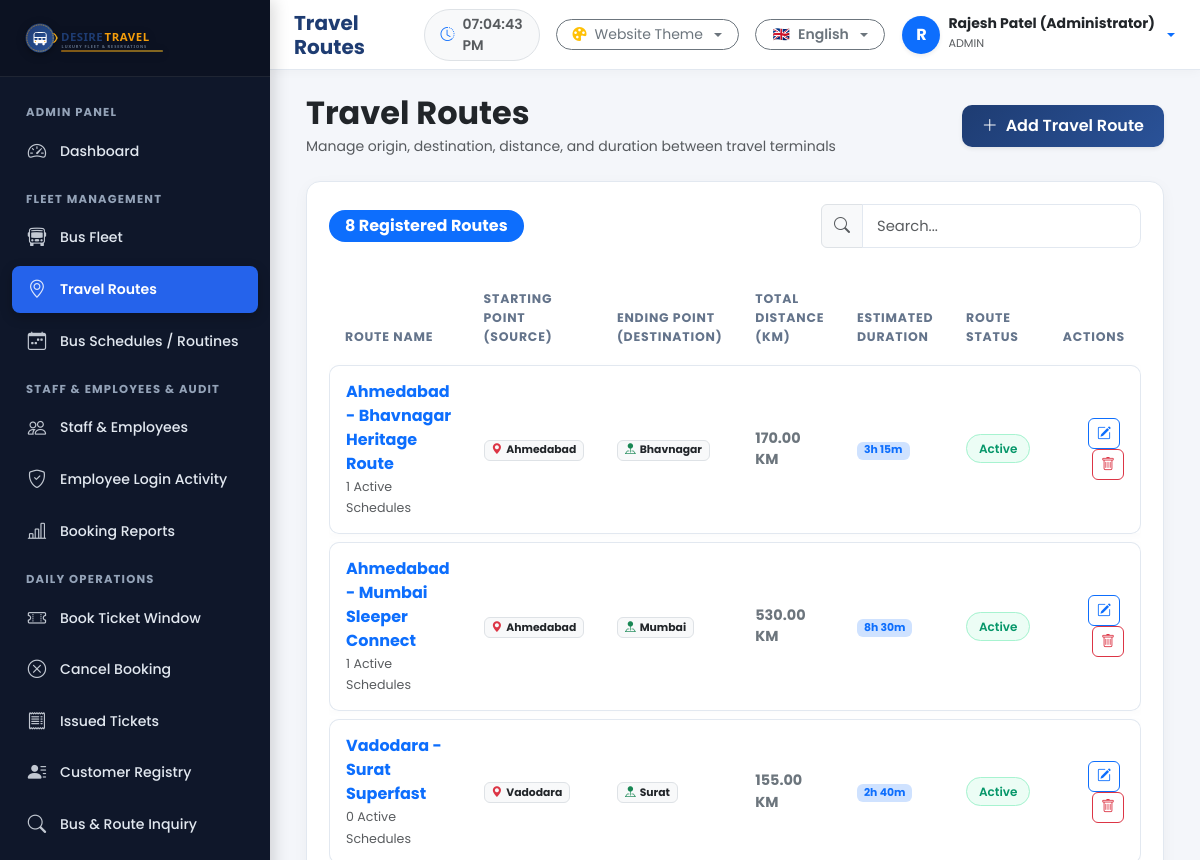
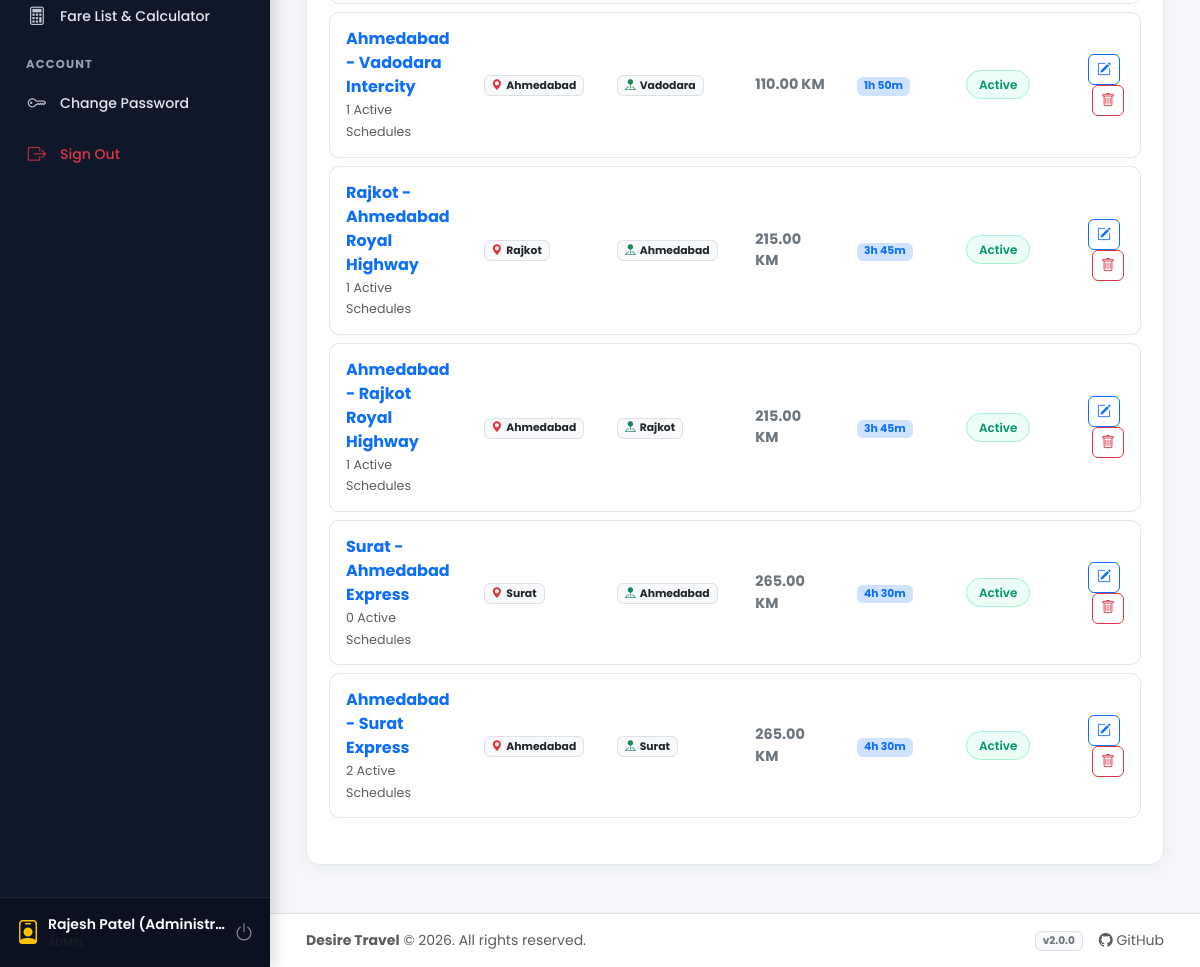
The page /admin/routes.php (signed in) on the database its author committed (2 pictures, top to bottom).
### tables this page shows
CREATE TABLE IF NOT EXISTS `routes` (
    `id` INT AUTO_INCREMENT PRIMARY KEY,
    `route_name` VARCHAR(150) NOT NULL UNIQUE,
    `start_point` VARCHAR(100) NOT NULL,
    `end_point` VARCHAR(100) NOT NULL,
    `distance_km` DECIMAL(8, 2) NOT NULL DEFAULT 0.00,
    `estimated_duration` VARCHAR(50) NOT NULL DEFAULT '4h 00m',
    `status` ENUM('active', 'inactive') NOT NULL DEFAULT 'active',
    `created_at` TIMESTAMP DEFAULT CURRENT_TIMESTAMP,
    `updated_at` TIMESTAMP DEFAULT CURRENT_TIMESTAMP ON UPDATE CURRENT_TIMESTAMP
);

### config/config.php (called while the page is built, shortened)
<?php
$CURRENT_LANG = $_SESSION['app_lang'] ?? $_COOKIE['desire_lang'] ?? 'en';

### admin/routes.php (the view, shortened to what this page needs)
<?php
require_once __DIR__ . '/../config/database.php';
require_once __DIR__ . '/../helpers/lang.php';
require_once __DIR__ . '/../helpers/auth.php';
$routesList = [];
try {
    $stmt = $pdo->query("SELECT r.*, (SELECT COUNT(*) FROM routines rt WHERE rt.route_id = r.id) as scheduled_count FROM routes r ORDER BY r.id DESC");
    $routesList = $stmt->fetchAll();
} catch (Exception $e) {}
include __DIR__ . '/../includes/header.php';
?>
<div class="container-fluid">
    <div class="d-flex flex-column flex-md-row justify-content-between align-items-md-center gap-3 mb-4">
        <div>
            <h2 class="fw-bold text-dark mb-1"><?= _e('menu_routes') ?></h2>
            <p class="text-muted small mb-0">Manage origin, destination, distance, and duration between travel terminals</p>
        </div>
        <div>
            <button class="btn btn-primary shadow-sm" data-bs-toggle="modal" data-bs-target="#addRouteModal">
                <i class="bi bi-plus-lg me-1"></i> <?= _e('add_route') ?>
            </button>
        </div>
    </div>
    <div class="dt-card">
        <div class="d-flex flex-column flex-sm-row justify-content-between align-items-sm-center gap-3 mb-4">
            <div class="d-flex align-items-center gap-2">
                <span class="badge bg-primary rounded-pill px-3 py-2 fs-6"><?= count($routesList) ?> Registered Routes</span>
            </div>
            <div class="d-flex gap-2" style="max-width:320px; width:100%;">
                <div class="input-group">
                    <span class="input-group-text bg-light"><i class="bi bi-search text-muted"></i></span>
                    <input type="text" class="form-control" placeholder="<?= _e('search') ?>" data-table-search="#routesTable">
                </div>
            </div>
        </div>
        <div class="table-responsive">
            <table class="table table-hover align-middle table-custom" id="routesTable">
                <thead>
                    <tr>
                        <th><?= _e('route_name') ?></th>
                        <th><?= _e('start_point') ?></th>
                        <th><?= _e('end_point') ?></th>
                        <th><?= _e('distance_km') ?></th>
                        <th><?= _e('estimated_duration') ?></th>
                        <th><?= _e('route_status') ?></th>
                        <th class="text-end"><?= _e('actions') ?></th>
                    </tr>
                </thead>
                <tbody>
                    <?php if (!empty($routesList)): ?>
                        <?php foreach ($routesList as $r): ?>
                            <tr>
                                <td>
                                    <div class="fw-bold text-primary fs-6"><?= htmlspecialchars($r['route_name']) ?></div>
                                    <small class="text-muted"><?= $r['scheduled_count'] ?> Active Schedules</small>
                                </td>
                                <td>
                                    <span class="badge bg-light text-dark border"><i class="bi bi-geo-alt-fill text-danger me-1"></i><?= htmlspecialchars($r['start_point']) ?></span>
                                </td>
                                <td>
                                    <span class="badge bg-light text-dark border"><i class="bi bi-pin-map-fill text-success me-1"></i><?= htmlspecialchars($r['end_point']) ?></span>
                                </td>
                                <td>
                                    <span class="fw-bold text-secondary"><?= htmlspecialchars($r['distance_km']) ?> KM</span>
                                </td>
                                <td>
                                    <span class="badge bg-primary-subtle text-primary"><?= htmlspecialchars($r['estimated_duration']) ?></span>
                                </td>
                                <td>
                                    <?php if ($r['status'] === 'active'): ?>
                                        <span class="badge-active"><?= _e('active') ?></span>
                                    <?php else: ?>
                                        <span class="badge-inactive"><?= _e('inactive') ?></span>
                                    <?php endif; ?>
                                </td>
                                <td class="text-end">
                                    <button class="btn btn-sm btn-outline-primary rounded-2 me-1"
                                            onclick='openEditRouteModal(<?= json_encode($r, JSON_HEX_TAG|JSON_HEX_APOS|JSON_HEX_QUOT|JSON_HEX_AMP) ?>)'
                                            title="<?= _e('edit') ?>">
                                        <i class="bi bi-pencil-square"></i>
                                    </button>
                                    <a href="<?= BASE_URL ?>admin/routes.php?delete_id=<?= $r['id'] ?>"
                                       class="btn btn-sm btn-outline-danger rounded-2 btn-confirm-delete"
                                       data-confirm-msg="<?= _e('delete_route_confirm') ?>"
                                       title="<?= _e('delete') ?>">
                                        <i class="bi bi-trash"></i>
                                    </a>
                                </td>
                            </tr>
                        <?php endforeach; ?>
                    <?php else: ?>
                        <tr>
                            <td colspan="7" class="text-center text-muted py-5">No routes found. Click "Add Travel Route" to register one.</td>
                        </tr>
                    <?php endif; ?>
                </tbody>
            </table>
        </div>
    </div>
</div>
<?php include __DIR__ . '/../includes/footer.php'; ?>

### helpers/lang.php (shortened to what this page needs)
<?php
require_once __DIR__ . '/../config/config.php';
function getTranslations(): array {
    static $translations = null;
    global $CURRENT_LANG;
    if ($translations === null) {
        $langFile = BASE_DIR . "/config/languages/{$CURRENT_LANG}.php";
        if (file_exists($langFile)) {
            $translations = require $langFile;
        } else {
            $translations = require BASE_DIR . "/config/languages/en.php";
        }
    }
    return $translations;
}
function __(string $key, string $default = ''): string {
    $translations = getTranslations();
    if (isset($translations[$key])) {
        return $translations[$key];
    }
    return $default !== '' ? $default : $key;
}
function _e(string $key, string $default = ''): void {
    echo htmlspecialchars(__($key, $default), ENT_QUOTES, 'UTF-8');
}

### rows shown on the page
routes: route_name "Ahmedabad - Bhavnagar Heritage Route", scheduled_count "1", start_point "Ahmedabad", end_point "Bhavnagar", distance_km "170.00", estimated_duration "3h 15m", status "Active"
routes: route_name "Ahmedabad - Mumbai Sleeper Connect", scheduled_count "1", start_point "Ahmedabad", end_point "Mumbai", distance_km "530.00", estimated_duration "8h 30m", status "Active"
routes: route_name "Vadodara - Surat Superfast", scheduled_count "0", start_point "Vadodara", end_point "Surat", distance_km "155.00", estimated_duration "2h 40m", status "Active"
routes: route_name "Ahmedabad - Vadodara Intercity", scheduled_count "1", start_point "Ahmedabad", end_point "Vadodara", distance_km "110.00", estimated_duration "1h 50m", status "Active"
routes: route_name "Rajkot - Ahmedabad Royal Highway", scheduled_count "1", start_point "Rajkot", end_point "Ahmedabad", distance_km "215.00", estimated_duration "3h 45m", status "Active"
routes: route_name "Ahmedabad - Rajkot Royal Highway", scheduled_count "1", start_point "Ahmedabad", end_point "Rajkot", distance_km "215.00", estimated_duration "3h 45m", status "Active"
routes: route_name "Surat - Ahmedabad Express", scheduled_count "0", start_point "Surat", end_point "Ahmedabad", distance_km "265.00", estimated_duration "4h 30m", status "Active"
routes: route_name "Ahmedabad - Surat Express", scheduled_count "2", start_point "Ahmedabad", end_point "Surat", distance_km "265.00", estimated_duration "4h 30m", status "Active"

### other values the page prints
$_SESSION['user_name'] "Rajesh Patel (Administr…"
$pageTitle "Travel Routes"
$AVAILABLE_LANGS[$CURRENT_LANG]['flag'] "🇬🇧"
$AVAILABLE_LANGS[$CURRENT_LANG]['name'] "English"
substr($currentUser['name'] ?? 'U', 0, 1) "R"
$currentUser['name'] "Rajesh Patel (Administrator)"
$currentUser['role'] "ADMIN"
count($routesList) "8"
APP_NAME "Desire Travel"
APP_VERSION "2.0.0"
